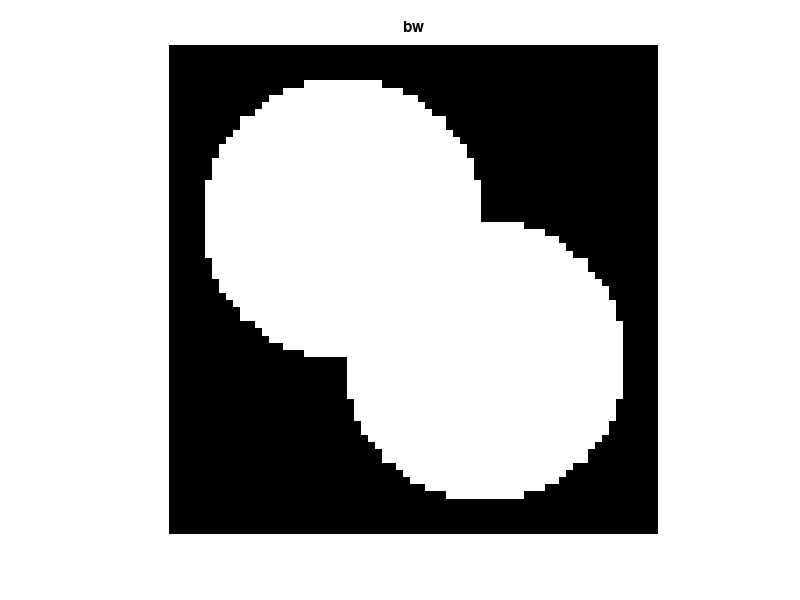
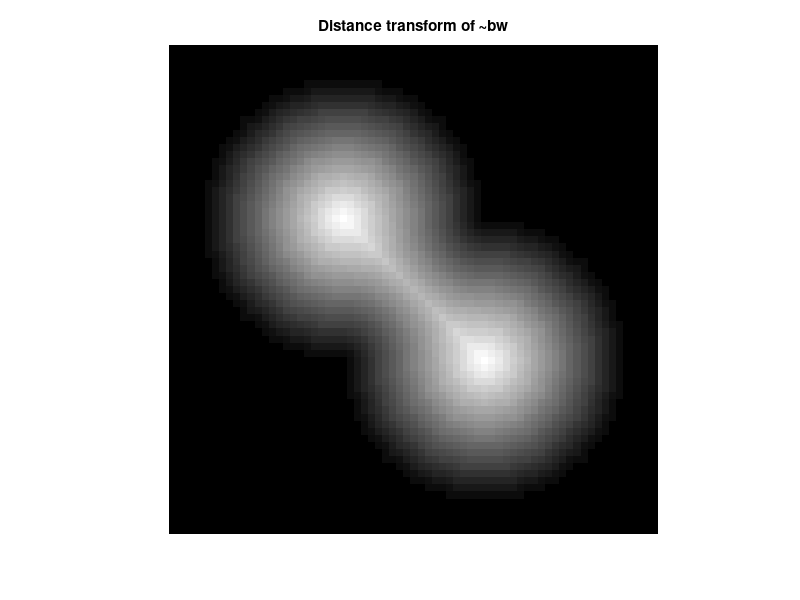
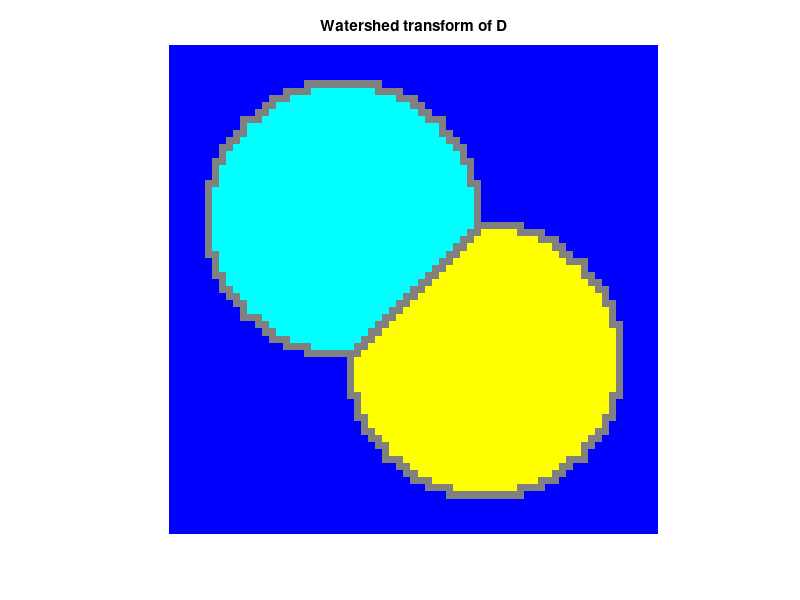

Write MATLAB code to recreate these figures, in order.
%% Make a binary image containing two overlapping circular objects.
center1 = -10;
center2 = -center1;
dist = sqrt(2*(2*center1)^2);
radius = dist/2 * 1.4;
lims = [floor(center1-1.2*radius) ceil(center2+1.2*radius)];
[x,y] = meshgrid(lims(1):lims(2));
bw1 = sqrt((x-center1).^2 + (y-center1).^2) <= radius;
bw2 = sqrt((x-center2).^2 + (y-center2).^2) <= radius;
bw = bw1 | bw2;
figure, imshow(bw,'InitialMagnification','fit'), title('bw')

%% Compute the distance transform of the complement of the binary image.
D = bwdist(~bw);
figure, imshow(D,[],'InitialMagnification','fit')
title('Distance transform of ~bw')

%% Complement the distance transform, and force pixels that don't belong to the objects to be at -Inf.
D = -D;
D(~bw) = -Inf;

%% Compute the watershed transform and display the resulting label matrix as an RGB images.
L = watershed(D);
rgb = label2rgb(L,'jet',[.5 .5 .5]);
figure, imshow(rgb,'InitialMagnification','fit')
title('Watershed transform of D')